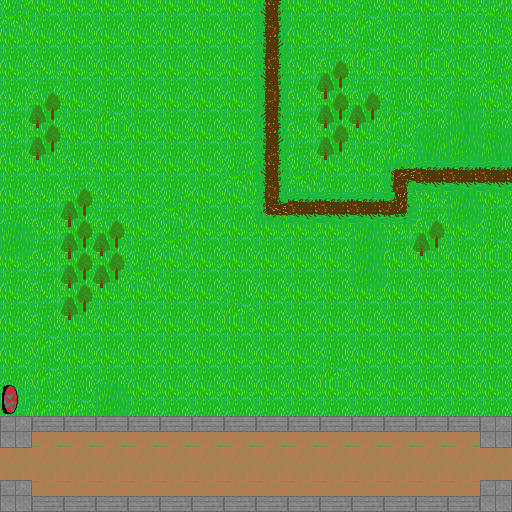

A 2D game scene composited from a Tiled map and its tileset images. What follows is a short description and the map's XML, with each tile layer's data collapsed to a summary:
An orthogonal 16x16 tile map with 32x32 px tiles, 1 tile layer (Tile Layer 1), 3 tilesets.

<map version="1.0" orientation="orthogonal" width="16" height="16" tilewidth="32" tileheight="32">
 <tileset firstgid="1" name="TileSet1" tilewidth="32" tileheight="32">
  <image source="TileSet1.png" width="160" height="160" />
  <tile id="3">
   <properties>
    <property name="solid" value="" />
   </properties>
  </tile>
  <tile id="4">
   <properties>
    <property name="blocked" value="" />
   </properties>
  </tile>
  <tile id="9">
   <properties>
    <property name="blocked" value="" />
   </properties>
  </tile>
  <tile id="10">
   <properties>
    <property name="solid" value="" />
   </properties>
  </tile>
  <tile id="11">
   <properties>
    <property name="solid" value="" />
   </properties>
  </tile>
  <tile id="12">
   <properties>
    <property name="solid" value="" />
   </properties>
  </tile>
  <tile id="14">
   <properties>
    <property name="blocked" value="" />
   </properties>
  </tile>
  <tile id="15">
   <properties>
    <property name="blocked" value="" />
   </properties>
  </tile>
  <tile id="16">
   <properties>
    <property name="blocked" value="" />
   </properties>
  </tile>
  <tile id="17">
   <properties>
    <property name="blocked" value="" />
   </properties>
  </tile>
  <tile id="18">
   <properties>
    <property name="blocked" value="" />
   </properties>
  </tile>
 </tileset>
 <tileset firstgid="26" name="spawnPoint" tilewidth="32" tileheight="32">
  <image source="../img/spawnPoint.png" width="32" height="32" />
  <tile id="0">
   <properties>
    <property name="spawn" value="" />
   </properties>
  </tile>
 </tileset>
 <tileset firstgid="27" name="temp" tilewidth="32" tileheight="32">
  <image source="temp.png" width="160" height="160" />
  <tile id="0">
   <properties>
    <property name="blocked" value="" />
   </properties>
  </tile>
  <tile id="3">
   <properties>
    <property name="blocked" value="" />
   </properties>
  </tile>
  <tile id="10">
   <properties>
    <property name="blocked" value="" />
   </properties>
  </tile>
  <tile id="12">
   <properties>
    <property name="blocked" value="" />
   </properties>
  </tile>
 </tileset>
 <layer name="Tile Layer 1" width="16" height="16">
  <data>[256 cells, 256 non-empty, 13 distinct tile ids]</data>
 </layer>
</map>
